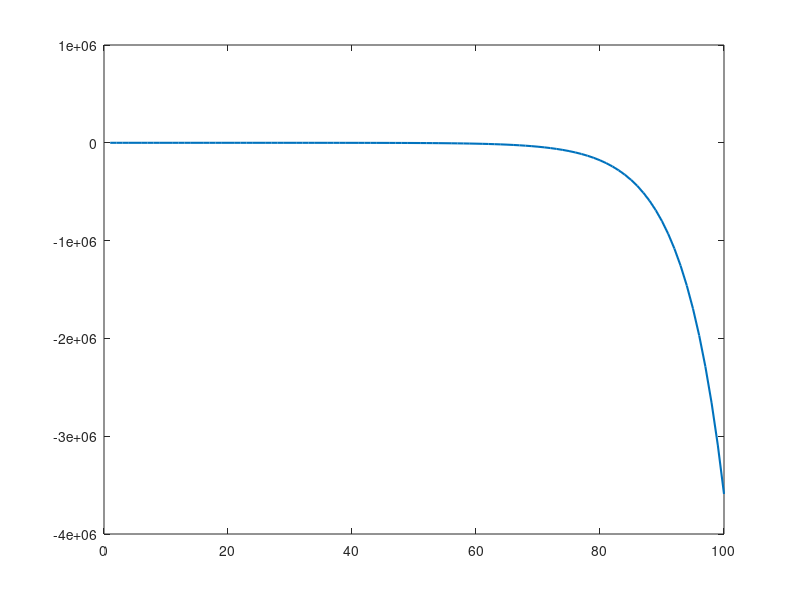

This chart was generated by the following MATLAB code: (Note: this script raises an error after producing the figure.)
clear all
A = 1; B = 1; C = 1;
A_aug = [A, 0; -C, 1];
B_aug = [B; 0];

desired_poles = [0.7, 0.6];
K = acker(A_aug, B_aug, desired_poles);
Kp = K(1);   % Proportional gain
Ki = K(2);   % Integral gain
% Simulation Parameters
k_max = 100;                  % simulation steps
Eset = 3;                     % desired battery level

% Disturbance (load), random (same for all runs to ensure fair comparison)
rng(0);  % Set seed for reproducibility
El = 1 + 0.1 * randn(1, k_max);   

fprintf('Kp = %.4f\nKi = %.4f\n', Kp, Ki);
% Initialize variables for each run
E = zeros(1, k_max);     
Es = zeros(1, k_max);    
E(1) = 2;                % initial battery level
integral_error = 0;

% PI Control Simulation
for k = 1:k_max-1
    e = Eset - E(k);
    integral_error = integral_error + e;
    Es(k) = Kp * e + Ki * integral_error;
    E(k+1) = E(k) + Es(k) - El(k);
end

% Plot each trajectory
plot(1:k_max, E, 'LineWidth', 1.5);
% legend_entries{end+1} = sprintf('Kp=%.2f, Ki=%.2f', Kp, Ki);

% Setpoint line
yline(Eset, '--r', 'Setpoint', 'LineWidth', 1.5);

% Final plot formatting
xlabel('Time step (k)');
ylabel('Battery Energy E(k) [kWh]');
title('Battery Energy Regulation for Various PI Gains');
% legend(legend_entries, 'Location', 'best');
grid on;